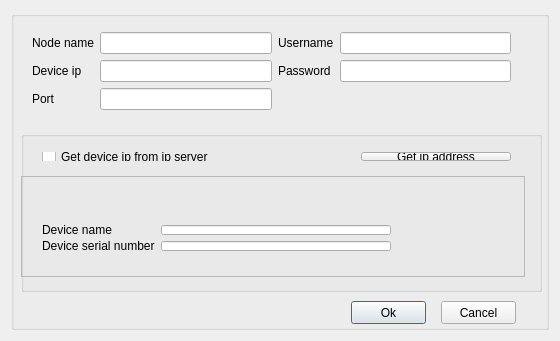
<?xml version="1.0" encoding="UTF-8"?>
<ui version="4.0">
 <class>AddNodeClass</class>
 <widget class="QDialog" name="AddNodeClass">
  <property name="geometry">
   <rect>
    <x>0</x>
    <y>0</y>
    <width>560</width>
    <height>341</height>
   </rect>
  </property>
  <property name="windowTitle">
   <string>AddNode</string>
  </property>
  <layout class="QGridLayout" name="gridLayout">
   <item row="0" column="0">
    <widget class="QGroupBox" name="groupBox">
     <property name="title">
      <string/>
     </property>
     <widget class="QPushButton" name="sure_pushButton">
      <property name="geometry">
       <rect>
        <x>340</x>
        <y>290</y>
        <width>75</width>
        <height>23</height>
       </rect>
      </property>
      <property name="text">
       <string>Ok</string>
      </property>
     </widget>
     <widget class="QPushButton" name="cancel_pushButton">
      <property name="geometry">
       <rect>
        <x>430</x>
        <y>290</y>
        <width>75</width>
        <height>23</height>
       </rect>
      </property>
      <property name="text">
       <string>Cancel</string>
      </property>
     </widget>
     <widget class="QGroupBox" name="groupBox_2">
      <property name="geometry">
       <rect>
        <x>10</x>
        <y>120</y>
        <width>521</width>
        <height>161</height>
       </rect>
      </property>
      <property name="title">
       <string/>
      </property>
      <widget class="QFrame" name="m_pFrameIPServer">
       <property name="geometry">
        <rect>
         <x>0</x>
         <y>45</y>
         <width>504</width>
         <height>101</height>
        </rect>
       </property>
       <property name="frameShape">
        <enum>QFrame::StyledPanel</enum>
       </property>
       <property name="frameShadow">
        <enum>QFrame::Raised</enum>
       </property>
       <widget class="QWidget" name="">
        <property name="geometry">
         <rect>
          <x>10</x>
          <y>38</y>
          <width>371</width>
          <height>48</height>
         </rect>
        </property>
        <layout class="QGridLayout" name="gridLayout_4">
         <item row="0" column="0">
          <widget class="QLabel" name="devcname_label">
           <property name="text">
            <string>Device name          </string>
           </property>
          </widget>
         </item>
         <item row="0" column="1">
          <widget class="QLineEdit" name="m_pEditDeviceName">
           <property name="maxLength">
            <number>32</number>
           </property>
          </widget>
         </item>
         <item row="1" column="0">
          <widget class="QLabel" name="devicemac_label">
           <property name="text">
            <string>Device serial number</string>
           </property>
          </widget>
         </item>
         <item row="1" column="1">
          <widget class="QLineEdit" name="m_pEditDeviceSerial">
           <property name="maxLength">
            <number>48</number>
           </property>
          </widget>
         </item>
        </layout>
       </widget>
       <widget class="QWidget" name="">
        <property name="geometry">
         <rect>
          <x>10</x>
          <y>10</y>
          <width>484</width>
          <height>22</height>
         </rect>
        </property>
        <layout class="QGridLayout" name="gridLayout_3">
         <item row="0" column="0">
          <widget class="QLabel" name="getipaddrs_label">
           <property name="text">
            <string>IP Server address：  </string>
           </property>
          </widget>
         </item>
         <item row="0" column="1">
          <widget class="QLineEdit" name="m_pEditIPServerIP"/>
         </item>
         <item row="0" column="2">
          <widget class="QLabel" name="getipaddrport_label">
           <property name="text">
            <string>IP Server port</string>
           </property>
          </widget>
         </item>
         <item row="0" column="3">
          <widget class="QLineEdit" name="m_pEditIPServerPort"/>
         </item>
        </layout>
       </widget>
      </widget>
      <widget class="QWidget" name="">
       <property name="geometry">
        <rect>
         <x>10</x>
         <y>10</y>
         <width>491</width>
         <height>31</height>
        </rect>
       </property>
       <layout class="QHBoxLayout" name="horizontalLayout">
        <item>
         <widget class="QCheckBox" name="m_pCheckBoxIPserver">
          <property name="text">
           <string>Get device ip from ip server</string>
          </property>
         </widget>
        </item>
        <item>
         <widget class="QPushButton" name="m_pBtnGetDeviceIP">
          <property name="maximumSize">
           <size>
            <width>150</width>
            <height>16777215</height>
           </size>
          </property>
          <property name="text">
           <string>Get ip address</string>
          </property>
         </widget>
        </item>
       </layout>
      </widget>
     </widget>
     <widget class="QWidget" name="">
      <property name="geometry">
       <rect>
        <x>10</x>
        <y>10</y>
        <width>501</width>
        <height>101</height>
       </rect>
      </property>
      <layout class="QGridLayout" name="gridLayout_2">
       <item row="0" column="0">
        <widget class="QLabel" name="nodename_label">
         <property name="text">
          <string>Node name</string>
         </property>
        </widget>
       </item>
       <item row="0" column="1">
        <widget class="QLineEdit" name="nodename_lineEdit"/>
       </item>
       <item row="0" column="2">
        <widget class="QLabel" name="usrname_label">
         <property name="text">
          <string>Username</string>
         </property>
        </widget>
       </item>
       <item row="0" column="3">
        <widget class="QLineEdit" name="passwd_lineEdit"/>
       </item>
       <item row="1" column="0">
        <widget class="QLabel" name="ip_label">
         <property name="text">
          <string>Device ip</string>
         </property>
        </widget>
       </item>
       <item row="1" column="1">
        <widget class="QLineEdit" name="ip_lineEdit"/>
       </item>
       <item row="1" column="2">
        <widget class="QLabel" name="passwd_label">
         <property name="text">
          <string>Password</string>
         </property>
        </widget>
       </item>
       <item row="1" column="3">
        <widget class="QLineEdit" name="usrname_lineEdit"/>
       </item>
       <item row="2" column="0">
        <widget class="QLabel" name="port_label">
         <property name="text">
          <string>Port</string>
         </property>
        </widget>
       </item>
       <item row="2" column="1">
        <widget class="QLineEdit" name="port_lineEdit"/>
       </item>
      </layout>
     </widget>
    </widget>
   </item>
  </layout>
 </widget>
 <layoutdefault spacing="6" margin="11"/>
 <resources/>
 <connections/>
</ui>
